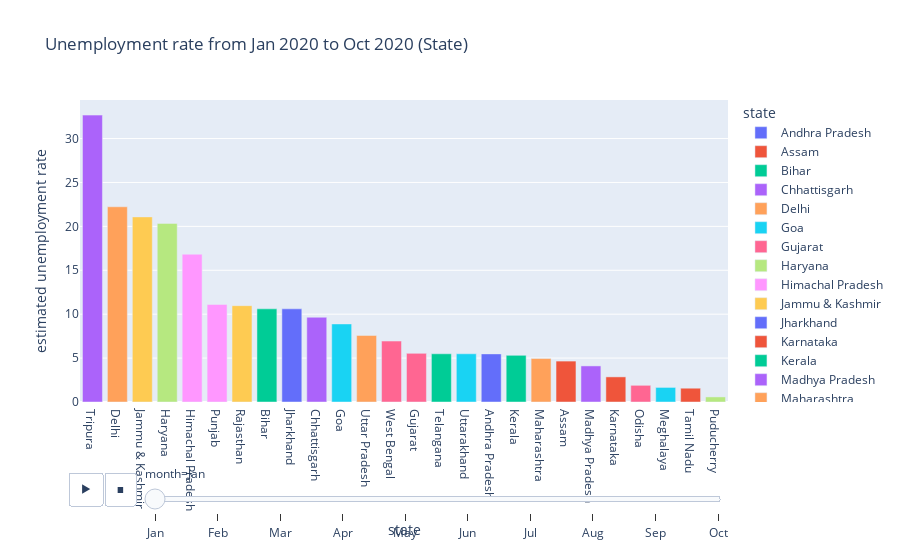

Notebook source saved alongside this figure:
### Code cell
# bar plot unemployment rate (monthly)

fig = px.bar(df, x='state',y='estimated unemployment rate', animation_frame = 'month', color='state',
            title='Unemployment rate from Jan 2020 to Oct 2020 (State)')

fig.update_layout(xaxis={'categoryorder':'total descending'})

fig.layout.updatemenus[0].buttons[0].args[1]["frame"]["duration"]=2000

fig.show()

### Figure 1 — Plotly figure (JSON) as saved in the notebook; plotly's stock layout.template omitted (floating-point values rounded to 4 significant figures)
{"data": [{"alignmentgroup": "True", "hovertemplate": "state=%{x}<br>month=Jan<br>estimated unemployment rate=%{y}<extra></extra>", "legendgroup": "Andhra Pradesh", "marker": {"color": "#636efa", "pattern": {"shape": ""}}, "name": "Andhra Pradesh", "offsetgroup": "Andhra Pradesh", "orientation": "v", "showlegend": true, "textposition": "auto", "type": "bar", "x": ["Andhra Pradesh"], "xaxis": "x", "y": [5.48], "yaxis": "y"}, {"alignmentgroup": "True", "hovertemplate": "state=%{x}<br>month=Jan<br>estimated unemployment rate=%{y}<extra></extra>", "legendgroup": "Assam", "marker": {"color": "#EF553B", "pattern": {"shape": ""}}, "name": "Assam", "offsetgroup": "Assam", "orientation": "v", "showlegend": true, "textposition": "auto", "type": "bar", "x": ["Assam"], "xaxis": "x", "y": [4.66], "yaxis": "y"}, {"alignmentgroup": "True", "hovertemplate": "state=%{x}<br>month=Jan<br>estimated unemployment rate=%{y}<extra></extra>", "legendgroup": "Bihar", "marker": {"color": "#00cc96", "pattern": {"shape": ""}}, "name": "Bihar", "offsetgroup": "Bihar", "orientation": "v", "showlegend": true, "textposition": "auto", "type": "bar", "x": ["Bihar"], "xaxis": "x", "y": [10.61], "yaxis": "y"}, {"alignmentgroup": "True", "hovertemplate": "state=%{x}<br>month=Jan<br>estimated unemployment rate=%{y}<extra></extra>", "legendgroup": "Chhattisgarh", "marker": {"color": "#ab63fa", "pattern": {"shape": ""}}, "name": "Chhattisgarh", "offsetgroup": "Chhattisgarh", "orientation": "v", "showlegend": true, "textposition": "auto", "type": "bar", "x": ["Chhattisgarh"], "xaxis": "x", "y": [9.65], "yaxis": "y"}, {"alignmentgroup": "True", "hovertemplate": "state=%{x}<br>month=Jan<br>estimated unemployment rate=%{y}<extra></extra>", "legendgroup": "Delhi", "marker": {"color": "#FFA15A", "pattern": {"shape": ""}}, "name": "Delhi", "offsetgroup": "Delhi", "orientation": "v", "showlegend": true, "textposition": "auto", "type": "bar", "x": ["Delhi"], "xaxis": "x", "y": [22.23], "yaxis": "y"}, {"alignmentgroup": "True", "hovertemplate": "state=%{x}<br>month=Jan<br>estimated unemployment rate=%{y}<extra></extra>", "legendgroup": "Goa", "marker": {"color": "#19d3f3", "pattern": {"shape": ""}}, "name": "Goa", "offsetgroup": "Goa", "orientation": "v", "showlegend": true, "textposition": "auto", "type": "bar", "x": ["Goa"], "xaxis": "x", "y": [8.89], "yaxis": "y"}, {"alignmentgroup": "True", "hovertemplate": "state=%{x}<br>month=Jan<br>estimated unemployment rate=%{y}<extra></extra>", "legendgroup": "Gujarat", "marker": {"color": "#FF6692", "pattern": {"shape": ""}}, "name": "Gujarat", "offsetgroup": "Gujarat", "orientation": "v", "showlegend": true, "textposition": "auto", "type": "bar", "x": ["Gujarat"], "xaxis": "x", "y": [5.54], "yaxis": "y"}, {"alignmentgroup": "True", "hovertemplate": "state=%{x}<br>month=Jan<br>estimated unemployment rate=%{y}<extra></extra>", "legendgroup": "Haryana", "marker": {"color": "#B6E880", "pattern": {"shape": ""}}, "name": "Haryana", "offsetgroup": "Haryana", "orientation": "v", "showlegend": true, "textposition": "auto", "type": "bar", "x": ["Haryana"], "xaxis": "x", "y": [20.34], "yaxis": "y"}, {"alignmentgroup": "True", "hovertemplate": "state=%{x}<br>month=Jan<br>estimated unemployment rate=%{y}<extra></extra>", "legendgroup": "Himachal Pradesh", "marker": {"color": "#FF97FF", "pattern": {"shape": ""}}, "name": "Himachal Pradesh", "offsetgroup": "Himachal Pradesh", "orientation": "v", "showlegend": true, "textposition": "auto", "type": "bar", "x": ["Himachal Pradesh"], "xaxis": "x", "y": [16.83], "yaxis": "y"}, {"alignmentgroup": "True", "hovertemplate": "state=%{x}<br>month=Jan<br>estimated unemployment rate=%{y}<extra></extra>", "legendgroup": "Jammu & Kashmir", "marker": {"color": "#FECB52", "pattern": {"shape": ""}}, "name": "Jammu & Kashmir", "offsetgroup": "Jammu & Kashmir", "orientation": "v", "showlegend": true, "textposition": "auto", "type": "bar", "x": ["Jammu & Kashmir"], "xaxis": "x", "y": [21.08], "yaxis": "y"}, {"alignmentgroup": "True", "hovertemplate": "state=%{x}<br>month=Jan<br>estimated unemployment rate=%{y}<extra></extra>", "legendgroup": "Jharkhand", "marker": {"color": "#636efa", "pattern": {"shape": ""}}, "name": "Jharkhand", "offsetgroup": "Jharkhand", "orientation": "v", "showlegend": true, "textposition": "auto", "type": "bar", "x": ["Jharkhand"], "xaxis": "x", "y": [10.61], "yaxis": "y"}, {"alignmentgroup": "True", "hovertemplate": "state=%{x}<br>month=Jan<br>estimated unemployment rate=%{y}<extra></extra>", "legendgroup": "Karnataka", "marker": {"color": "#EF553B", "pattern": {"shape": ""}}, "name": "Karnataka", "offsetgroup": "Karnataka", "orientation": "v", "showlegend": true, "textposition": "auto", "type": "bar", "x": ["Karnataka"], "xaxis": "x", "y": [2.86], "yaxis": "y"}, {"alignmentgroup": "True", "hovertemplate": "state=%{x}<br>month=Jan<br>estimated unemployment rate=%{y}<extra></extra>", "legendgroup": "Kerala", "marker": {"color": "#00cc96", "pattern": {"shape": ""}}, "name": "Kerala", "offsetgroup": "Kerala", "orientation": "v", "showlegend": true, "textposition": "auto", "type": "bar", "x": ["Kerala"], "xaxis": "x", "y": [5.31], "yaxis": "y"}, {"alignmentgroup": "True", "hovertemplate": "state=%{x}<br>month=Jan<br>estimated unemployment rate=%{y}<extra></extra>", "legendgroup": "Madhya Pradesh", "marker": {"color": "#ab63fa", "pattern": {"shape": ""}}, "name": "Madhya Pradesh", "offsetgroup": "Madhya Pradesh", "orientation": "v", "showlegend": true, "textposition": "auto", "type": "bar", "x": ["Madhya Pradesh"], "xaxis": "x", "y": [4.11], "yaxis": "y"}, {"alignmentgroup": "True", "hovertemplate": "state=%{x}<br>month=Jan<br>estimated unemployment rate=%{y}<extra></extra>", "legendgroup": "Maharashtra", "marker": {"color": "#FFA15A", "pattern": {"shape": ""}}, "name": "Maharashtra", "offsetgroup": "Maharashtra", "orientation": "v", "showlegend": true, "textposition": "auto", "type": "bar", "x": ["Maharashtra"], "xaxis": "x", "y": [4.95], "yaxis": "y"}, {"alignmentgroup": "True", "hovertemplate": "state=%{x}<br>month=Jan<br>estimated unemployment rate=%{y}<extra></extra>", "legendgroup": "Meghalaya", "marker": {"color": "#19d3f3", "pattern": {"shape": ""}}, "name": "Meghalaya", "offsetgroup": "Meghalaya", "orientation": "v", "showlegend": true, "textposition": "auto", "type": "bar", "x": ["Meghalaya"], "xaxis": "x", "y": [1.66], "yaxis": "y"}, {"alignmentgroup": "True", "hovertemplate": "state=%{x}<br>month=Jan<br>estimated unemployment rate=%{y}<extra></extra>", "legendgroup": "Odisha", "marker": {"color": "#FF6692", "pattern": {"shape": ""}}, "name": "Odisha", "offsetgroup": "Odisha", "orientation": "v", "showlegend": true, "textposition": "auto", "type": "bar", "x": ["Odisha"], "xaxis": "x", "y": [1.9], "yaxis": "y"}, {"alignmentgroup": "True", "hovertemplate": "state=%{x}<br>month=Jan<br>estimated unemployment rate=%{y}<extra></extra>", "legendgroup": "Puducherry", "marker": {"color": "#B6E880", "pattern": {"shape": ""}}, "name": "Puducherry", "offsetgroup": "Puducherry", "orientation": "v", "showlegend": true, "textposition": "auto", "type": "bar", "x": ["Puducherry"], "xaxis": "x", "y": [0.58], "yaxis": "y"}, {"alignmentgroup": "True", "hovertemplate": "state=%{x}<br>month=Jan<br>estimated unemployment rate=%{y}<extra></extra>", "legendgroup": "Punjab", "marker": {"color": "#FF97FF", "pattern": {"shape": ""}}, "name": "Punjab", "offsetgroup": "Punjab", "orientation": "v", "showlegend": true, "textposition": "auto", "type": "bar", "x": ["Punjab"], "xaxis": "x", "y": [11.11], "yaxis": "y"}, {"alignmentgroup": "True", "hovertemplate": "state=%{x}<br>month=Jan<br>estimated unemployment rate=%{y}<extra></extra>", "legendgroup": "Rajasthan", "marker": {"color": "#FECB52", "pattern": {"shape": ""}}, "name": "Rajasthan", "offsetgroup": "Rajasthan", "orientation": "v", "showlegend": true, "textposition": "auto", "type": "bar", "x": ["Rajasthan"], "xaxis": "x", "y": [10.97], "yaxis": "y"}, {"alignmentgroup": "True", "hovertemplate": "state=%{x}<br>month=Jan<br>estimated unemployment rate=%{y}<extra></extra>", "legendgroup": "Tamil Nadu", "marker": {"color": "#EF553B", "pattern": {"shape": ""}}, "name": "Tamil Nadu", "offsetgroup": "Tamil Nadu", "orientation": "v", "showlegend": true, "textposition": "auto", "type": "bar", "x": ["Tamil Nadu"], "xaxis": "x", "y": [1.57], "yaxis": "y"}, {"alignmentgroup": "True", "hovertemplate": "state=%{x}<br>month=Jan<br>estimated unemployment rate=%{y}<extra></extra>", "legendgroup": "Telangana", "marker": {"color": "#00cc96", "pattern": {"shape": ""}}, "name": "Telangana", "offsetgroup": "Telangana", "orientation": "v", "showlegend": true, "textposition": "auto", "type": "bar", "x": ["Telangana"], "xaxis": "x", "y": [5.49], "yaxis": "y"}, {"alignmentgroup": "True", "hovertemplate": "state=%{x}<br>month=Jan<br>estimated unemployment rate=%{y}<extra></extra>", "legendgroup": "Tripura", "marker": {"color": "#ab63fa", "pattern": {"shape": ""}}, "name": "Tripura", "offsetgroup": "Tripura", "orientation": "v", "showlegend": true, "textposition": "auto", "type": "bar", "x": ["Tripura"], "xaxis": "x", "y": [32.67], "yaxis": "y"}, {"alignmentgroup": "True", "hovertemplate": "state=%{x}<br>month=Jan<br>estimated unemployment rate=%{y}<extra></extra>", "legendgroup": "Uttar Pradesh", "marker": {"color": "#FFA15A", "pattern": {"shape": ""}}, "name": "Uttar Pradesh", "offsetgroup": "Uttar Pradesh", "orientation": "v", "showlegend": true, "textposition": "auto", "type": "bar", "x": ["Uttar Pradesh"], "xaxis": "x", "y": [7.58], "yaxis": "y"}, {"alignmentgroup": "True", "hovertemplate": "state=%{x}<br>month=Jan<br>estimated unemployment rate=%{y}<extra></extra>", "legendgroup": "Uttarakhand", "marker": {"color": "#19d3f3", "pattern": {"shape": ""}}, "name": "Uttarakhand", "offsetgroup": "Uttarakhand", "orientation": "v", "showlegend": true, "textposition": "auto", "type": "bar", "x": ["Uttarakhand"], "xaxis": "x", "y": [5.49], "yaxis": "y"}, {"alignmentgroup": "True", "hovertemplate": "state=%{x}<br>month=Jan<br>estimated unemployment rate=%{y}<extra></extra>", "legendgroup": "West Bengal", "marker": {"color": "#FF6692", "pattern": {"shape": ""}}, "name": "West Bengal", "offsetgroup": "West Bengal", "orientation": "v", "showlegend": true, "textposition": "auto", "type": "bar", "x": ["West Bengal"], "xaxis": "x", "y": [6.94], "yaxis": "y"}], "layout": {"barmode": "relative", "legend": {"title": {"text": "state"}, "tracegroupgap": 0}, "sliders": [{"active": 0, "currentvalue": {"prefix": "month="}, "len": 0.9, "pad": {"b": 10, "t": 60}, "steps": [{"args": [["Jan"], {"frame": {"duration": 0, "redraw": true}, "fromcurrent": true, "mode": "immediate", "transition": {"duration": 0, "easing": "linear"}}], "label": "Jan", "method": "animate"}, {"args": [["Feb"], {"frame": {"duration": 0, "redraw": true}, "fromcurrent": true, "mode": "immediate", "transition": {"duration": 0, "easing": "linear"}}], "label": "Feb", "method": "animate"}, {"args": [["Mar"], {"frame": {"duration": 0, "redraw": true}, "fromcurrent": true, "mode": "immediate", "transition": {"duration": 0, "easing": "linear"}}], "label": "Mar", "method": "animate"}, {"args": [["Apr"], {"frame": {"duration": 0, "redraw": true}, "fromcurrent": true, "mode": "immediate", "transition": {"duration": 0, "easing": "linear"}}], "label": "Apr", "method": "animate"}, {"args": [["May"], {"frame": {"duration": 0, "redraw": true}, "fromcurrent": true, "mode": "immediate", "transition": {"duration": 0, "easing": "linear"}}], "label": "May", "method": "animate"}, {"args": [["Jun"], {"frame": {"duration": 0, "redraw": true}, "fromcurrent": true, "mode": "immediate", "transition": {"duration": 0, "easing": "linear"}}], "label": "Jun", "method": "animate"}, {"args": [["Jul"], {"frame": {"duration": 0, "redraw": true}, "fromcurrent": true, "mode": "immediate", "transition": {"duration": 0, "easing": "linear"}}], "label": "Jul", "method": "animate"}, {"args": [["Aug"], {"frame": {"duration": 0, "redraw": true}, "fromcurrent": true, "mode": "immediate", "transition": {"duration": 0, "easing": "linear"}}], "label": "Aug", "method": "animate"}, {"args": [["Sep"], {"frame": {"duration": 0, "redraw": true}, "fromcurrent": true, "mode": "immediate", "transition": {"duration": 0, "easing": "linear"}}], "label": "Sep", "method": "animate"}, {"args": [["Oct"], {"frame": {"duration": 0, "redraw": true}, "fromcurrent": true, "mode": "immediate", "transition": {"duration": 0, "easing": "linear"}}], "label": "Oct", "method": "animate"}], "x": 0.1, "xanchor": "left", "y": 0, "yanchor": "top"}], "title": {"text": "Unemployment rate from Jan 2020 to Oct 2020 (State)"}, "updatemenus": [{"buttons": [{"args": [null, {"frame": {"duration": 2000, "redraw": true}, "fromcurrent": true, "mode": "immediate", "transition": {"duration": 500, "easing": "linear"}}], "label": "&#9654;", "method": "animate"}, {"args": [[null], {"frame": {"duration": 0, "redraw": true}, "fromcurrent": true, "mode": "immediate", "transition": {"duration": 0, "easing": "linear"}}], "label": "&#9724;", "method": "animate"}], "direction": "left", "pad": {"r": 10, "t": 70}, "showactive": false, "type": "buttons", "x": 0.1, "xanchor": "right", "y": 0, "yanchor": "top"}], "xaxis": {"anchor": "y", "categoryarray": ["Andhra Pradesh", "Assam", "Bihar", "Chhattisgarh", "Delhi", "Goa", "Gujarat", "Haryana", "Himachal Pradesh", "Jammu & Kashmir", "Jharkhand", "Karnataka", "Kerala", "Madhya Pradesh", "Maharashtra", "Meghalaya", "Odisha", "Puducherry", "Punjab", "Rajasthan", "Sikkim", "Tamil Nadu", "Telangana", "Tripura", "Uttar Pradesh", "Uttarakhand", "West Bengal"], "categoryorder": "total descending", "domain": [0, 1], "title": {"text": "state"}}, "yaxis": {"anchor": "x", "domain": [0, 1], "title": {"text": "estimated unemployment rate"}}}}
